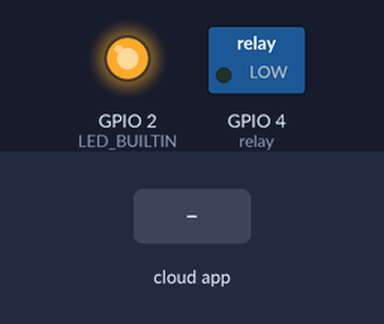
The program below on a simulated ESP8266 (NodeMCU). On the bench: switched loads named in the program (green lamp = pin HIGH), output pins drawn as LEDs (lit = HIGH, except the on-board LED, lit = LOW). The inputs (shaded band) are chosen by the test bench. WiFi joins after 1.5 s; servers stay silent unless stated; what the program prints to the serial monitor is not drawn.

Above: at 2.7 s.
2.8 s: the phone or cloud app sets sala to 1
At 3.2 s:
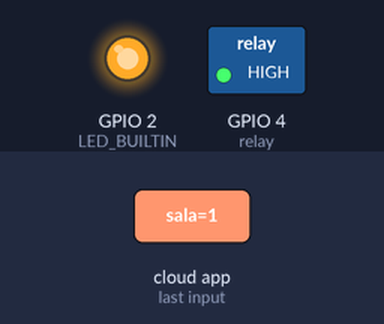
At 4.2 s:
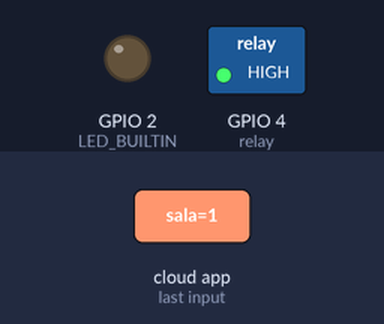
5.8 s: the phone or cloud app sets sala to 0
At 8.6 s:
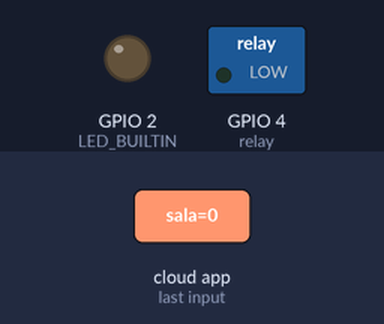
Timing chart, 0 to 17.0 s (numbered marks = the images above; inputs shaded):
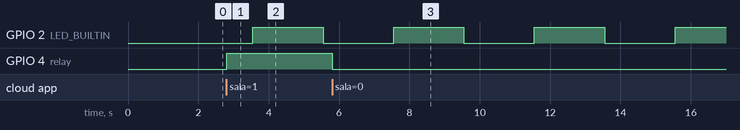

Measured:
- after the input at 2.8 s, GPIO 4 (relay): LOW → HIGH at once
- after the input at 5.8 s, GPIO 4 (relay): HIGH → LOW at once
- by itself, GPIO 2 (LED_BUILTIN): alternates HIGH for 2.0 s and LOW for 2.0 s

The program:

main.cpp
```cpp
#include "Arduino.h"
#include <Esp.h>
// WATCHDOG

volatile uint32_t lastMillis = 0;

#define TIMER_INTERVAL_MS 500

// OTA
#include <ESP8266WiFi.h>
#include <ESPAsyncWebServer.h>
#include <ESPAsyncTCP.h>
#include <ESPAsyncWebServer.h>
#include <AsyncElegantOTA.h>

// ALEXA
#include "fauxmoESP.h"
#define DEVICE "sala"

#define relay 4

#define MAYOR 1
#define MINOR 4
#define PATCH 20
#define WIFI_SSID "JAVI"
#define WIFI_PASS "xavier1234"

bool state = 1;
String version = String(MAYOR) + "." + String(MINOR) + "." + String(PATCH);
String debug_terminal = "";
//MQTT

// OTA
AsyncWebServer server(8080);

// ALEXA
fauxmoESP fauxmo;
void conf_device_alexa()
{
  fauxmo.onSetState([](unsigned char device_id, const char *device_name, bool state, unsigned char value)
                    {


    Serial.printf("[MAIN] Device #%d (%s) state: %s value: %d\n", device_id, device_name, state ? "ON" : "OFF", value);


    if (strcmp(device_name, DEVICE) == 0) {
      //digitalWrite(LED_BUILTIN, state);
      digitalWrite(relay,state);
    } });
  fauxmo.createServer(true); // not needed, this is the default value
  fauxmo.setPort(80);        // This is required for gen3 devices
  fauxmo.enable(true);       // Disabling it will prevent the devices from being discovered and switched
  fauxmo.addDevice(DEVICE);
}

void setup()
{
  // initialize LED digital pin as an output.
  pinMode(LED_BUILTIN, OUTPUT);
  pinMode(relay, OUTPUT);
  Serial.begin(9600);
  Serial.printf("\n");
  debug_terminal = "Reset reason: %s\n", ESP.getResetReason().c_str();
  Serial.printf("%s", debug_terminal);
  ESP.wdtEnable(2000);
  while (!Serial)
  {
    ; // wait for serial port to connect. Needed for native USB
  }
  WiFi.mode(WIFI_STA);
  WiFi.begin(WIFI_SSID, WIFI_PASS); // change it to your ussid and password
  while (WiFi.waitForConnectResult() != WL_CONNECTED)
  {
    Serial.println("Connection Failed! Rebooting...");
    delay(5000);
    ESP.restart();
  }
  Serial.printf("[WIFI] STATION Mode, SSID: %s, IP address: %s\n", WiFi.SSID().c_str(), WiFi.localIP().toString().c_str());
  /*server.on("/", HTTP_GET, [](AsyncWebServerRequest *request)
            {       uint32_t seconds = (uint32_t)(millis() / 1000);
                    char reply[32];
                    Serial.println(seconds);
                    sprintf(reply, "%d %s %s \n", seconds,version.c_str(), debug_terminal);
              request->send(200, "text/plain", reply); });
              */
  server.on("/", HTTP_GET, [](AsyncWebServerRequest *request)
            {
        uint32_t seconds = (uint32_t)(millis() / 1000);
                    char reply[100];
                    Serial.println(seconds);
                    sprintf(reply, "%d %s", seconds,version.c_str());

    request->send(200, "text/plain", reply); });
  AsyncElegantOTA.begin(&server); // Start ElegantOTA
  server.begin();
  Serial.println("HTTP server started");

  conf_device_alexa();

  Serial.println("Delta ms = " + String(millis() - lastMillis) + " " + version);
}

void loop()
{
  ESP.wdtFeed();
  fauxmo.handle();

  // This is a sample code to output free heap every 5 seconds
  // This is a cheap way to detect memory leaks

  static unsigned long last = millis();
  if (millis() - last > 2000)
  {
    digitalWrite(LED_BUILTIN, state);
    state = !state;
    last = millis();
    ESP.getFreeHeap();
    // Serial.printf("[MAIN] Free heap: %d bytes\n", ESP.getFreeHeap());
    Serial.printf("[WIFI] STATION Mode, SSID: %s, IP address: %s\n", WiFi.SSID().c_str(), WiFi.localIP().toString().c_str());
    Serial.println("");
  }
}
```
